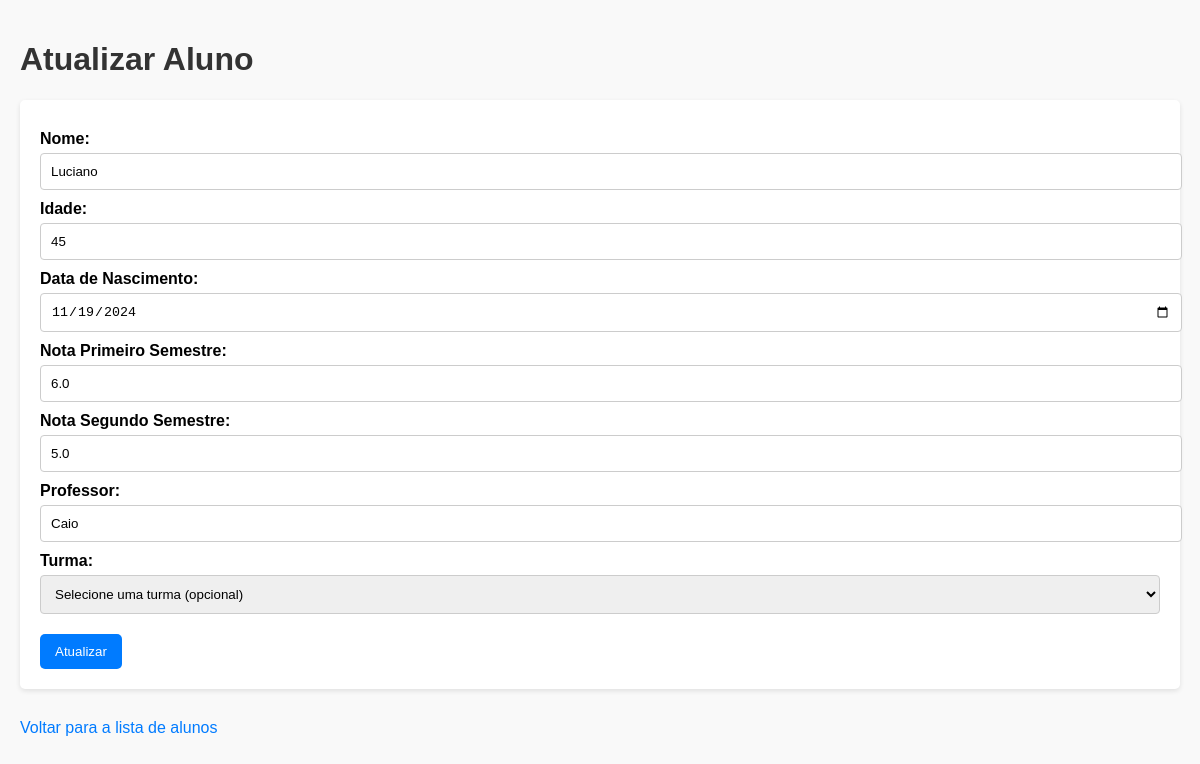
The page /alunos/1/editar on the database its author committed.
### Alunos/alunos_model.py (models this page shows, shortened)
class Aluno(db.Model):
    id = db.Column(db.Integer, primary_key=True)
    nome = db.Column(db.String(100))
    idade = db.Column(db.Integer)
    data_nascimento = db.Column(db.Date)
    nota_primeiro_semestre = db.Column(db.Float)
    nota_segundo_semestre = db.Column(db.Float)
    media_final = db.Column(db.Float)
    professor = db.Column(db.String(150))
    turma_id = db.Column(db.Integer, db.ForeignKey('turma.id'), nullable=False)
    def to_dict(self):
        return {
            'id': self.id,
            'nome': self.nome,
            'idade': self.idade,
            'data_nascimento': self.data_nascimento,
            'nota_primeiro_semestre': self.nota_primeiro_semestre,
            'nota_segundo_semestre': self.nota_segundo_semestre,
            'media_final': self.media_final,
            'professor': self.professor
        }

### Alunos/alunos_routes.py (the view)
@alunos_blueprint.route('/alunos/<int:id_aluno>/editar', methods=['GET'])
def editar_aluno_page(id_aluno):
    try:
        aluno = aluno_por_id(id_aluno)
        return render_template('alunos/aluno_update.html', aluno=aluno)
    except AlunoNaoEncontrado:
        return jsonify({'message': 'Aluno não encontrado'}), 404

### Alunos/alunos_model.py (called while the page is built)
def aluno_por_id(id_aluno):
    aluno = Aluno.query.get(id_aluno)
    if not aluno:
        raise AlunoNaoEncontrado
    return aluno.to_dict()

### templates/alunos/aluno_update.html (shortened to what this page needs)
<!DOCTYPE html>
<html lang="pt-BR">
<head>
</head>
<body>
    <h1>Atualizar Aluno</h1>
    <form action="{{ url_for('alunos.update_aluno', id_aluno=aluno['id']) }}" method="POST">
        <label for="nome">Nome:</label>
        <input type="text" id="nome" name="nome" value="{{ aluno['nome'] }}" required>
        <label for="idade">Idade:</label>
        <input type="number" id="idade" name="idade" value="{{ aluno['idade'] }}" required>
        <label for="data_nascimento">Data de Nascimento:</label>
        <input type="date" id="data_nascimento" name="data_nascimento" value="{{ aluno['data_nascimento'] }}" required>
        <label for="nota_primeiro_semestre">Nota Primeiro Semestre:</label>
        <input type="number" step="0.01" id="nota_primeiro_semestre" name="nota_primeiro_semestre" value="{{ aluno['nota_primeiro_semestre'] }}">
        <label for="nota_segundo_semestre">Nota Segundo Semestre:</label>
        <input type="number" step="0.01" id="nota_segundo_semestre" name="nota_segundo_semestre" value="{{ aluno['nota_segundo_semestre'] }}">
        <label for="professor">Professor:</label>
        <input type="text" id="professor" name="professor" value="{{ aluno['professor'] }}">
        <label for="turma_id">Turma:</label>
        <select id="turma_id" name="turma_id">
            <option value="" disabled selected>Selecione uma turma (opcional)</option>
        </select>
        <button type="submit">Atualizar</button>
    </form>
    <a href="{{ url_for('alunos.get_alunos') }}">Voltar para a lista de alunos</a>
</body>
</html>

### templates/alunos/aluno_update.html (style rules this page uses)
body { font-family: Arial, sans-serif; background-color: #f9f9f9; margin: 0; padding: 20px; }
h1 { color: #333; }
form { background-color: #fff; padding: 20px; border-radius: 5px; box-shadow: 0 2px 5px rgba(0, 0, 0, 0.1); margin-bottom: 20px; }
label { display: block; margin-top: 10px; font-weight: bold; }
input[type="text"], input[type="number"], input[type="date"], select { width: 100%; padding: 10px; margin-top: 5px; border: 1px solid #ccc; border-radius: 4px; }
button { margin-top: 20px; padding: 10px 15px; background-color: #007bff; color: white; border: none; border-radius: 5px; cursor: pointer; }
a { display: inline-block; margin-top: 10px; text-decoration: none; color: #007bff; }

### rows shown on the page
Aluno: nome "Luciano", data_nascimento "11/19/2024", nota_primeiro_semestre "6.0", nota_segundo_semestre "5.0", professor "Caio"
